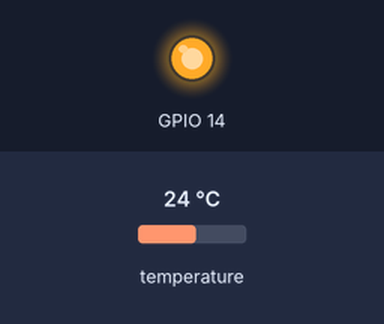
This program was run on a simulated Raspberry Pi (BCM pin numbers). Parts: output pins drawn as LEDs (lit = HIGH). The test bench sets the inputs (shaded band); at power-on: temperature 24 °C.

Above: at 1.6 s.
At 120.8 s:
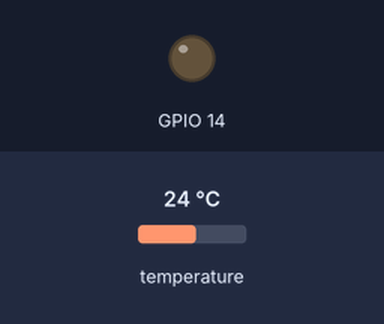
Timing chart, 0 to 129.0 s (numbered marks = the images above):
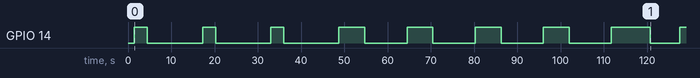

Measured:
- by itself, GPIO 14: goes 3 × (HIGH 3.0 s, LOW 12.8 s), 4 × (HIGH 6.0 s, LOW 9.8 s), HIGH 9.0 s, LOW 6.8 s, then HIGH

The program:

heizung.py
```python
#!/usr/bin/python3
# -*- coding: utf-8 -*-
import time, sys, RPi.GPIO as GPIO

GPIO.setmode(GPIO.BCM)
GPIO.setup(14, GPIO.OUT)

sensor = '/sys/bus/w1/devices/28-01145074baaa/w1_slave'
targetTemp = float(30.0)
integralFactor = float(0.5)
cycleTime = float(15)

def readTempSensor(sensorName) :
    f = open(sensorName, 'r')
    lines = f.readlines()
    f.close()
    return lines

def readTempLines(sensorName) :
    lines = readTempSensor(sensorName)
    while lines[0].strip()[-3:] != 'YES':
        time.sleep(0.2)
        lines = readTempSensor(sensorName)
    temperaturStr = lines[1].find('t=')
    if temperaturStr != -1 :
        tempData = lines[1][temperaturStr+2:]
        tempCelsius = float(tempData) / 1000.0
        return tempCelsius

try:
    currentTemp = float(readTempLines(sensor))
    heatingTime = 0
    error = targetTemp - currentTemp
    heatingTime = heatingTime + (integralFactor * error)
    if heatingTime < 2 :
        heatingTime = 0
    if heatingTime > cycleTime :
        heatingTime = cycleTime
    coolingTime = cycleTime - heatingTime
    cycle = 0
    while True :
        cycle = cycle + 1
        currentTemp = float(readTempLines(sensor))
        if cycle >= 4 :
            error = targetTemp - currentTemp
            heatingTime = heatingTime + (integralFactor * error)
            if heatingTime < 0 :
                heatingTime = 0
            if heatingTime > cycleTime :
                heatingTime = cycleTime
            coolingTime = cycleTime - heatingTime
            cycle = 0
        if heatingTime > 0 :
            GPIO.output(14, True)
            time.sleep(heatingTime)
        if coolingTime > 0 :
            GPIO.output(14, False)
            time.sleep(coolingTime)
except KeyboardInterrupt:
    print('Temperatursteuerung wird beendet')
except Exception as e:
    print(str(e))
    sys.exit(1)
finally:
    GPIO.cleanup()
    sys.exit(0)
```
